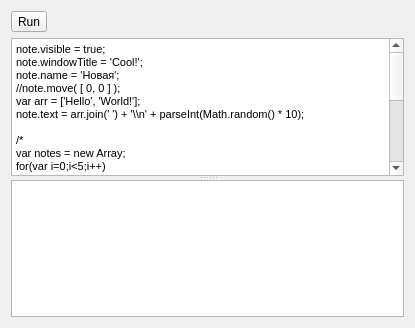
<?xml version="1.0" encoding="UTF-8"?>
<ui version="4.0">
 <class>FormScriptRun</class>
 <widget class="QWidget" name="FormScriptRun">
  <property name="geometry">
   <rect>
    <x>0</x>
    <y>0</y>
    <width>415</width>
    <height>328</height>
   </rect>
  </property>
  <property name="windowTitle">
   <string>Form</string>
  </property>
  <layout class="QVBoxLayout" name="verticalLayout">
   <item>
    <layout class="QHBoxLayout" name="horizontalLayout">
     <item>
      <widget class="QToolButton" name="tButtonRunScript">
       <property name="text">
        <string>Run</string>
       </property>
      </widget>
     </item>
     <item>
      <spacer name="horizontalSpacer">
       <property name="orientation">
        <enum>Qt::Horizontal</enum>
       </property>
       <property name="sizeHint" stdset="0">
        <size>
         <width>40</width>
         <height>20</height>
        </size>
       </property>
      </spacer>
     </item>
    </layout>
   </item>
   <item>
    <widget class="QSplitter" name="splitter">
     <property name="orientation">
      <enum>Qt::Vertical</enum>
     </property>
     <property name="childrenCollapsible">
      <bool>false</bool>
     </property>
     <widget class="QTextEdit" name="textEditScript">
      <property name="html">
       <string>&lt;!DOCTYPE HTML PUBLIC &quot;-//W3C//DTD HTML 4.0//EN&quot; &quot;http://www.w3.org/TR/REC-html40/strict.dtd&quot;&gt;
&lt;html&gt;&lt;head&gt;&lt;meta name=&quot;qrichtext&quot; content=&quot;1&quot; /&gt;&lt;style type=&quot;text/css&quot;&gt;
p, li { white-space: pre-wrap; }
&lt;/style&gt;&lt;/head&gt;&lt;body style=&quot; font-family:'MS Shell Dlg 2'; font-size:8.25pt; font-weight:400; font-style:normal;&quot;&gt;
&lt;p style=&quot; margin-top:0px; margin-bottom:0px; margin-left:0px; margin-right:0px; -qt-block-indent:0; text-indent:0px;&quot;&gt;&lt;span style=&quot; font-size:8pt; color:#000000;&quot;&gt;note.visible = true;&lt;/span&gt;&lt;/p&gt;
&lt;p style=&quot; margin-top:0px; margin-bottom:0px; margin-left:0px; margin-right:0px; -qt-block-indent:0; text-indent:0px;&quot;&gt;&lt;span style=&quot; font-family:'Courier New,courier'; font-size:8pt; color:#000000;&quot;&gt;note.windowTitle = 'Cool!';&lt;/span&gt;&lt;/p&gt;
&lt;p style=&quot; margin-top:0px; margin-bottom:0px; margin-left:0px; margin-right:0px; -qt-block-indent:0; text-indent:0px;&quot;&gt;&lt;span style=&quot; font-family:'Courier New,courier'; font-size:8pt; color:#000000;&quot;&gt;note.name = 'Новая';&lt;/span&gt;&lt;/p&gt;
&lt;p style=&quot; margin-top:0px; margin-bottom:0px; margin-left:0px; margin-right:0px; -qt-block-indent:0; text-indent:0px;&quot;&gt;&lt;span style=&quot; font-family:'Courier New,courier'; font-size:8pt; color:#000000;&quot;&gt;//note.move( [ 0, 0 ] );&lt;/span&gt;&lt;/p&gt;
&lt;p style=&quot; margin-top:0px; margin-bottom:0px; margin-left:0px; margin-right:0px; -qt-block-indent:0; text-indent:0px;&quot;&gt;&lt;span style=&quot; font-family:'Courier New,courier'; font-size:8pt; color:#000000;&quot;&gt;var arr = ['Hello', 'World!'];&lt;/span&gt;&lt;/p&gt;
&lt;p style=&quot; margin-top:0px; margin-bottom:0px; margin-left:0px; margin-right:0px; -qt-block-indent:0; text-indent:0px;&quot;&gt;&lt;span style=&quot; font-family:'Courier New,courier'; font-size:8pt; color:#000000;&quot;&gt;note.text = arr.join(' ') + '\\n' + parseInt(Math.random() * 10);&lt;/span&gt;&lt;/p&gt;
&lt;p style=&quot;-qt-paragraph-type:empty; margin-top:0px; margin-bottom:0px; margin-left:0px; margin-right:0px; -qt-block-indent:0; text-indent:0px; font-family:'Courier New,courier'; font-size:8pt; color:#000000;&quot;&gt;&lt;/p&gt;
&lt;p style=&quot; margin-top:0px; margin-bottom:0px; margin-left:0px; margin-right:0px; -qt-block-indent:0; text-indent:0px;&quot;&gt;&lt;span style=&quot; font-family:'Courier New,courier'; font-size:8pt; color:#000000;&quot;&gt;/*&lt;/span&gt;&lt;/p&gt;
&lt;p style=&quot; margin-top:0px; margin-bottom:0px; margin-left:0px; margin-right:0px; -qt-block-indent:0; text-indent:0px;&quot;&gt;&lt;span style=&quot; font-size:8pt; color:#000000;&quot;&gt;var notes = new Array;&lt;/span&gt;&lt;/p&gt;
&lt;p style=&quot; margin-top:0px; margin-bottom:0px; margin-left:0px; margin-right:0px; -qt-block-indent:0; text-indent:0px;&quot;&gt;&lt;span style=&quot; font-family:'Courier New,courier'; font-size:8pt; color:#000000;&quot;&gt;for(var i=0;i&amp;lt;5;i++)&lt;/span&gt;&lt;/p&gt;
&lt;p style=&quot; margin-top:0px; margin-bottom:0px; margin-left:0px; margin-right:0px; -qt-block-indent:0; text-indent:0px;&quot;&gt;&lt;span style=&quot; font-family:'Courier New,courier'; font-size:8pt; color:#000000;&quot;&gt;   notes.push(new Note);&lt;/span&gt;&lt;/p&gt;
&lt;p style=&quot; margin-top:0px; margin-bottom:0px; margin-left:0px; margin-right:0px; -qt-block-indent:0; text-indent:0px;&quot;&gt;&lt;span style=&quot; font-family:'Courier New,courier'; font-size:8pt; color:#000000;&quot;&gt;for(var i=0;i&amp;lt;5;i++)&lt;/span&gt;&lt;/p&gt;
&lt;p style=&quot; margin-top:0px; margin-bottom:0px; margin-left:0px; margin-right:0px; -qt-block-indent:0; text-indent:0px;&quot;&gt;&lt;span style=&quot; font-family:'Courier New,courier'; font-size:8pt; color:#000000;&quot;&gt;   notes[i].visible=false;&lt;/span&gt;&lt;/p&gt;
&lt;p style=&quot; margin-top:0px; margin-bottom:0px; margin-left:0px; margin-right:0px; -qt-block-indent:0; text-indent:0px;&quot;&gt;&lt;span style=&quot; font-family:'Courier New,courier'; font-size:8pt; color:#000000;&quot;&gt;*/&lt;/span&gt;&lt;/p&gt;
&lt;p style=&quot;-qt-paragraph-type:empty; margin-top:0px; margin-bottom:0px; margin-left:0px; margin-right:0px; -qt-block-indent:0; text-indent:0px; font-family:'Courier New,courier'; font-size:8pt; color:#000000;&quot;&gt;&lt;/p&gt;
&lt;p style=&quot; margin-top:0px; margin-bottom:0px; margin-left:0px; margin-right:0px; -qt-block-indent:0; text-indent:0px;&quot;&gt;&lt;span style=&quot; font-family:'Courier New,courier'; font-size:8pt; color:#000000;&quot;&gt;function createNote() &lt;/span&gt;&lt;/p&gt;
&lt;p style=&quot; margin-top:0px; margin-bottom:0px; margin-left:0px; margin-right:0px; -qt-block-indent:0; text-indent:0px;&quot;&gt;&lt;span style=&quot; font-family:'Courier New,courier'; font-size:8pt; color:#000000;&quot;&gt;{ &lt;/span&gt;&lt;/p&gt;
&lt;p style=&quot; margin-top:0px; margin-bottom:0px; margin-left:0px; margin-right:0px; -qt-block-indent:0; text-indent:0px;&quot;&gt;&lt;span style=&quot; font-family:'Courier New,courier'; font-size:8pt; color:#000000;&quot;&gt;var note = new Note; &lt;/span&gt;&lt;/p&gt;
&lt;p style=&quot; margin-top:0px; margin-bottom:0px; margin-left:0px; margin-right:0px; -qt-block-indent:0; text-indent:0px;&quot;&gt;&lt;span style=&quot; font-family:'Courier New,courier'; font-size:8pt; color:#000000;&quot;&gt;note.show(); &lt;/span&gt;&lt;/p&gt;
&lt;p style=&quot; margin-top:0px; margin-bottom:0px; margin-left:0px; margin-right:0px; -qt-block-indent:0; text-indent:0px;&quot;&gt;&lt;span style=&quot; font-family:'Courier New,courier'; font-size:8pt; color:#000000;&quot;&gt;return note; &lt;/span&gt;&lt;/p&gt;
&lt;p style=&quot; margin-top:0px; margin-bottom:0px; margin-left:0px; margin-right:0px; -qt-block-indent:0; text-indent:0px;&quot;&gt;&lt;span style=&quot; font-family:'Courier New,courier'; font-size:8pt; color:#000000;&quot;&gt;}&lt;/span&gt;&lt;/p&gt;
&lt;p style=&quot; margin-top:0px; margin-bottom:0px; margin-left:0px; margin-right:0px; -qt-block-indent:0; text-indent:0px;&quot;&gt;&lt;span style=&quot; font-family:'Courier New,courier'; font-size:8pt; color:#000000;&quot;&gt;createNote();&lt;/span&gt;&lt;/p&gt;
&lt;p style=&quot;-qt-paragraph-type:empty; margin-top:0px; margin-bottom:0px; margin-left:0px; margin-right:0px; -qt-block-indent:0; text-indent:0px; font-family:'Courier New,courier'; font-size:8pt;&quot;&gt;&lt;/p&gt;&lt;/body&gt;&lt;/html&gt;</string>
      </property>
      <property name="acceptRichText">
       <bool>false</bool>
      </property>
     </widget>
     <widget class="QTextEdit" name="textEditLog"/>
    </widget>
   </item>
  </layout>
 </widget>
 <resources/>
 <connections/>
</ui>
